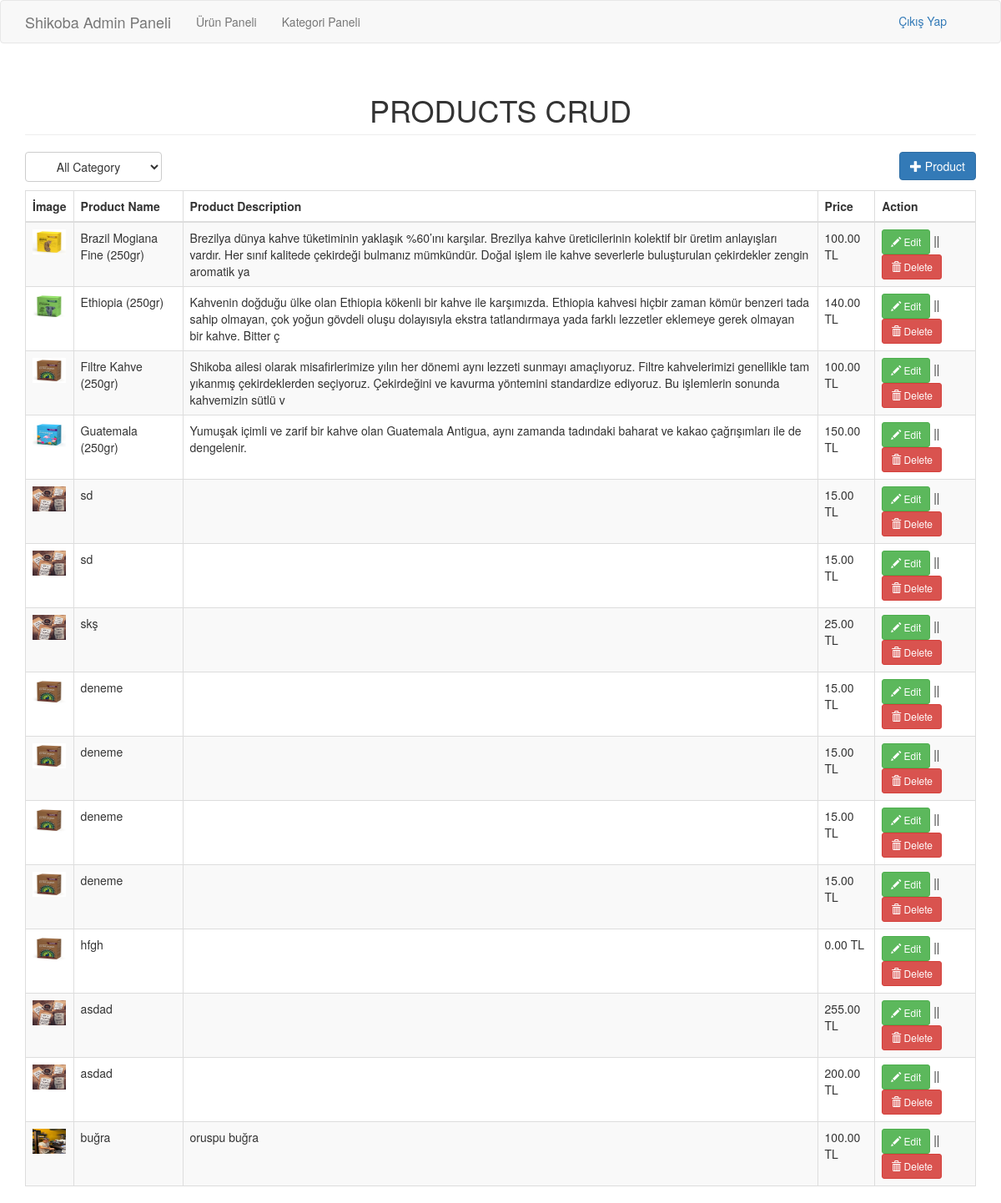
/panel/product.php, run on the app's committed database.
### tables this page shows
CREATE TABLE `product` (
  `id` int(11) NOT NULL,
  `categoryid` int(1) NOT NULL,
  `pname` varchar(255) DEFAULT NULL,
  `pdescription` longtext DEFAULT NULL,
  `image` varchar(255) DEFAULT NULL,
  `price` double DEFAULT NULL
);

### panel/product.php (the view, shortened to what this page needs)
<?php include('header.php'); ?>
<body>
<?php include('navbar.php'); ?>
<div class="container">
    <h1 class="page-header text-center">PRODUCTS CRUD</h1>
    <div class="row">
        <div class="col-md-12">
            <select id="catList" class="btn btn-default">
                <option value="0">All Category</option>
            </select>
            <a href="#addproduct" data-toggle="modal" class="pull-right btn btn-primary"><span
                        class="glyphicon glyphicon-plus"></span> Product</a>
        </div>
    </div>
    <div style="margin-top:10px;">
        <table class="table table-striped table-bordered">
            <thead>
            <th>İmage</th>
            <th>Product Name</th>
            <th>Product Description</th>
            <th>Price</th>
            <th>Action</th>
            </thead>
            <tbody>
            <?php
            $where = "";
            $sql = "select * from product left join category on category.categoryid=product.categoryid $where order by product.categoryid asc, pname asc";
            $query = $conn->query($sql);
            while ($row = $query->fetch_array()) {
                ?>
                <tr>
                    <td><a href="<?php if (empty($row['image'])) {
                            echo "upload/noimage.jpg";
                        } else {
                            echo $row['image'];
                        } ?>"><img src="<?php if (empty($row['image'])) {
                                echo "upload/noimage.jpg";
                            } else {
                                echo $row['image'];
                            } ?>" height="30px" width="40px"></a></td>
                    <td><?php echo $row['pname']; ?></td>
                    <td><?php echo $row['pdescription']; ?></td>
                    <td><?php echo number_format($row['price'], 2); ?> TL</td>
                    <td>
                        <a href="#editproduct<?php echo $row['id']; ?>" data-toggle="modal"
                           class="btn btn-success btn-sm"><span class="glyphicon glyphicon-pencil"></span> Edit</a> ||
                        <a href="#deleteproduct<?php echo $row['id']; ?>" data-toggle="modal"
                           class="btn btn-danger btn-sm"><span class="glyphicon glyphicon-trash"></span> Delete</a>
                    </td>
                </tr>
                <?php
            }
            ?>
            </tbody>
        </table>
    </div>
</div>
</body>
</html>

### data on the page
product: image (picture), pname "Brazil Mogiana Fine (250gr)", pdescription "Brezilya dünya kahve tüketiminin yaklaşık %60’ını karşılar. Brezilya kahve üreticilerinin kolektif bir üretim anlayışları vardır. Her sınıf kalitede çekirdeği bulmanız mümkündür. Doğal işlem ile kahve severlerle buluşturulan çekirdekler zengin aromatik ya", price "100.00"
product: image (picture), pname "Ethiopia (250gr)", pdescription "Kahvenin doğduğu ülke olan Ethiopia kökenli bir kahve ile karşımızda. Ethiopia kahvesi hiçbir zaman kömür benzeri tada sahip olmayan, çok yoğun gövdeli oluşu dolayısıyla ekstra tatlandırmaya yada farklı lezzetler eklemeye gerek olmayan bir kahve. Bitter ç", price "140.00"
product: image (picture), pname "Filtre Kahve (250gr)", pdescription "Shikoba ailesi olarak misafirlerimize yılın her dönemi aynı lezzeti sunmayı amaçlıyoruz. Filtre kahvelerimizi genellikle tam yıkanmış çekirdeklerden seçiyoruz. Çekirdeğini ve kavurma yöntemini standardize ediyoruz. Bu işlemlerin sonunda kahvemizin sütlü v", price "100.00"
product: image (picture), pname "Guatemala (250gr)", pdescription "Yumuşak içimli ve zarif bir kahve olan Guatemala Antigua, aynı zamanda tadındaki baharat ve kakao çağrışımları ile de dengelenir.", price "150.00"
product: image (picture), pname "sd", price "15.00"
product: image (picture), pname "sd", price "15.00"
product: image (picture), pname "skş", price "25.00"
product: image (picture), pname "deneme", price "15.00"
product: image (picture), pname "deneme", price "15.00"
product: image (picture), pname "deneme", price "15.00"
product: image (picture), pname "deneme", price "15.00"
product: image (picture), pname "hfgh", price "0.00"
product: image (picture), pname "asdad", price "255.00"
product: image (picture), pname "asdad", price "200.00"
product: image (picture), pname "buğra", pdescription "oruspu buğra", price "100.00"
